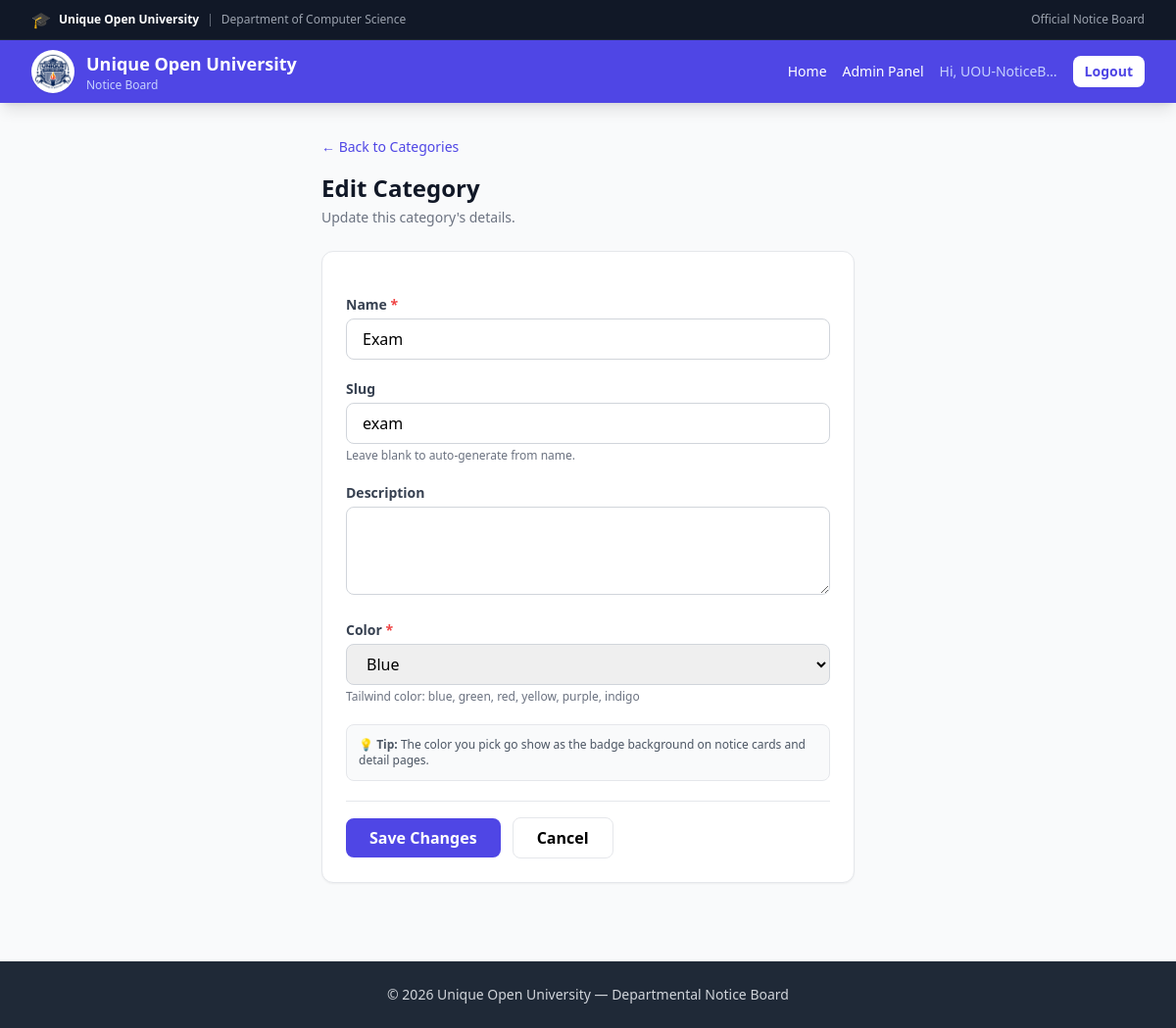
The page /admin-panel/categories/1/edit/ (signed in) on the database its author committed.
### notices/models.py (models this page shows, shortened)
class Category(models.Model):
    name = models.CharField(max_length=100, unique=True)
    slug = models.SlugField(max_length=100, unique=True, blank=True)
    description = models.TextField(blank=True)
    color = models.CharField(
        max_length=20, default='blue',
        help_text='Tailwind color: blue, green, red, yellow, purple, indigo'
    )
    class Meta:
        verbose_name_plural = 'Categories'
        ordering = ['name']

### notices/views.py (the view)
# urls.py: path('admin-panel/categories/<int:pk>/edit/', views.category_edit, name='category_edit'),
@login_required
@user_passes_test(is_admin)
def category_edit(request, pk):
    category = get_object_or_404(Category, pk=pk)
    if request.method == 'POST':
        form = CategoryForm(request.POST, instance=category)
        if form.is_valid():
            form.save()
            messages.success(request, 'Category updated.')
            return redirect('category_list')
    else:
        form = CategoryForm(instance=category)
    return render(request, 'notices/category_form.html', {
        'form': form, 'action': 'Edit', 'category': category
    })

### notices/views.py (called while the page is built)
def is_admin(user):
    return user.is_authenticated and (user.is_staff or user.is_superuser)

### templates/notices/category_form.html (shortened to what this page needs)
{% extends 'notices/base.html' %}
{% block content %}
<div class="max-w-xl mx-auto px-4 py-8">
  <a href="{% url 'category_list' %}"
     class="text-uou font-medium text-sm hover:underline inline-flex items-center gap-1 mb-4">
    ← Back to Categories
  </a>
  <div class="mb-6">
    <h1 class="text-2xl font-bold text-gray-900">{{ action }} Category</h1>
    <p class="text-sm text-gray-500 mt-1">
      {% if action == 'Edit' %}
        Update this category's details.
      {% else %}
        Create a new category to organize notices.
      {% endif %}
    </p>
  </div>
  <form method="post" class="bg-white rounded-xl shadow-sm border p-6 space-y-5">
    {% for field in form %}
      <div>
        <label for="{{ field.id_for_label }}"
               class="block text-sm font-semibold text-gray-700 mb-1">
          {{ field.label }}
          {% if field.field.required %}
            <span class="text-red-500">*</span>
          {% endif %}
        </label>
        {{ field }}
        {% if field.name == 'slug' %}
          <p class="text-xs text-gray-500 mt-1">
            Leave blank to auto-generate from name.
          </p>
        {% elif field.help_text %}
          <p class="text-xs text-gray-500 mt-1">{{ field.help_text }}</p>
        {% endif %}
      </div>
    {% endfor %}
    <div class="bg-gray-50 border border-gray-200 rounded-lg p-3 text-xs text-gray-600">
      💡 <strong>Tip:</strong> The color you pick go show as the badge background
      on notice cards and detail pages.
    </div>
    <div class="flex items-center gap-3 pt-4 border-t">
      <button type="submit"
              class="bg-uou text-white px-6 py-2 rounded-lg font-semibold hover:bg-uou-dark transition">
        {% if action == 'Edit' %}Save Changes{% else %}Add Category{% endif %}
      </button>
      <a href="{% url 'category_list' %}"
         class="px-6 py-2 rounded-lg font-semibold border hover:bg-gray-50 transition">
        Cancel
      </a>
    </div>
  </form>
</div>
{% endblock %}

### templates/notices/base.html (shortened to what this page needs)
{% load static %}
<!DOCTYPE html>
<html lang="en">
<head>
  <script src="https://cdn.tailwindcss.com"></script>
</head>
<body>
  <div class="scroll-container" id="scrollContainer">
    <div class="bg-gray-900 text-gray-200 border-b border-gray-800 hidden sm:block">
      <div class="max-w-7xl mx-auto px-4 sm:px-6 lg:px-8 py-2">
        <div class="flex items-center justify-between gap-4 text-xs">
          <div class="flex items-center gap-2 min-w-0">
            <span class="text-base">🎓</span>
            <span class="font-semibold text-white truncate">
              Unique Open University
            </span>
            <span class="text-gray-500 hidden md:inline">|</span>
            <span class="text-gray-400 hidden md:inline truncate">
              Department of Computer Science
            </span>
          </div>
          <div class="text-gray-400 whitespace-nowrap hidden md:block">
            Official Notice Board
          </div>
        </div>
      </div>
    </div>
    <nav class="bg-uou text-white shadow-lg sticky top-0 z-50">
      <div class="max-w-7xl mx-auto px-4 sm:px-6 lg:px-8">
        <div class="flex justify-between items-center h-16 gap-3">
          <a href="{% url 'dashboard' %}" class="flex items-center gap-3 min-w-0 flex-shrink">
            <div class="w-11 h-11 bg-white rounded-full flex items-center justify-center overflow-hidden shrink-0 shadow-sm">
              <img src="{% static 'img/UOU-LOGO-WHITE-BACKGROUND.png' %}"
                   alt="UOU Logo"
                   class="w-full h-full object-contain p-0.5">
            </div>
            <div class="min-w-0 hidden xs:block sm:block">
              <div class="font-bold text-sm sm:text-lg leading-tight truncate">Unique Open University</div>
              <div class="text-xs text-indigo-200">Notice Board</div>
            </div>
          </a>
          <div class="hidden md:flex items-center gap-4 shrink-0">
            <a href="{% url 'dashboard' %}" class="hover:text-indigo-200 text-sm whitespace-nowrap">Home</a>
            {% if user.is_authenticated and user.is_staff %}
              <a href="{% url 'admin_dashboard' %}" class="hover:text-indigo-200 text-sm whitespace-nowrap">
                Admin Panel
              </a>
            {% endif %}
            {% if user.is_authenticated %}
              <span class="text-sm text-indigo-200 truncate max-w-[120px]">
                Hi, {{ user.username }}
              </span>
              <form method="post" action="{% url 'account_logout' %}" class="inline">
                <button class="bg-white text-uou px-3 py-1.5 rounded-lg text-sm font-semibold hover:bg-indigo-100 whitespace-nowrap">
                  Logout
                </button>
              </form>
            {% else %}
              <a href="{% url 'account_login' %}"
                 class="bg-white text-uou px-3 py-1.5 rounded-lg text-sm font-semibold hover:bg-indigo-100 whitespace-nowrap">
                Login
              </a>
            {% endif %}
          </div>
        </div>
      </div>
    </nav>
    <main class="w-full overflow-x-hidden">
      {% block content %}{% endblock %}
    </main>
    <footer class="bg-gray-800 text-gray-300 py-6 mt-12">
      <div class="max-w-7xl mx-auto px-4 text-center text-sm">
        © {% now "Y" %} Unique Open University — Departmental Notice Board
      </div>
    </footer>
  </div>
</body>
</html>

### templates/notices/base.html (style rules this page uses)
html, body { width: 100%; height: 100%; margin: 0; padding: 0; overflow: hidden; position: fixed; top: 0; left: 0; right: 0; bottom: 0; background: #f9fafb; -webkit-touch-callout: none; -webkit-user-select: none; user-select: none; will-change: transform; }
.scroll-container { position: absolute; top: 0; left: 0; right: 0; bottom: 0; width: 100%; height: 100%; overflow-y: auto; overflow-x: hidden; -webkit-overflow-scrolling: touch; overscroll-behavior: none; background: #f9fafb; scrollbar-width: none; -ms-overflow-style: none; -webkit-transform: translateZ(0); transform: translateZ(0); will-change: scroll-position; }

### rows shown on the page
Category: form "Exam" "exam" "Blue"

### other values the page prints
{{ user.username }} "UOU-NoticeB…"
{{ action }} "Edit"
{{ field.label }} "Name" "Slug" "Description" "Color"
{{ field.help_text }} "Tailwind color: blue, green, red, yellow, purple, indigo"
